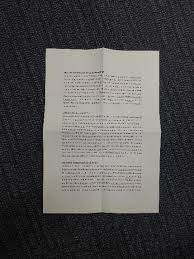
#> input picture DocumentImage/docc.png, 194 x 259 px, given in place of new_6.jpeg, which was not available
$ python pagescan.py
#> lines starting #> are read from the running program, lines starting #| are printed output that depends on the picture; after the words box and inside, x2 and y2 are one past the last pixel; in counts of white or black regions, pixels touching at a corner belong together; pictures that were not available may be replaced by others from this repository, and a replacement may not be noted
from imutils.perspective import four_point_transform
from skimage.filters import threshold_local
import numpy as np
import argparse
import cv2
import imutils
# construct the argument parser and parse the arguments


image = cv2.imread("D:/ReactNative/OpenCvSkewCorrection/DocumentImage/new_6.jpeg")
#> image is the input picture: shape (259, 194, 3); mean B, G, R 80.6, 80.5, 82.3
ratio = image.shape[0] / 500.0
#> ratio = 0.518
orig = image.copy()
image = imutils.resize(image, height = 500)
#> image: shape (500, 374, 3)
# convert the image to grayscale, blur it, and find edges
# in the image
gray = cv2.cvtColor(image, cv2.COLOR_BGR2GRAY)
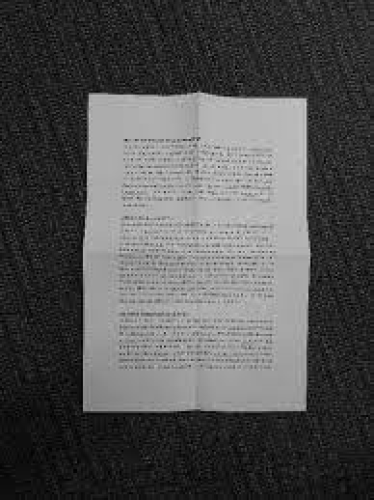
#> gray: shape (500, 374); min 0, max 211, mean 81
gray = cv2.GaussianBlur(gray, (5, 5), 0)
edged = cv2.Canny(gray, 75, 200)
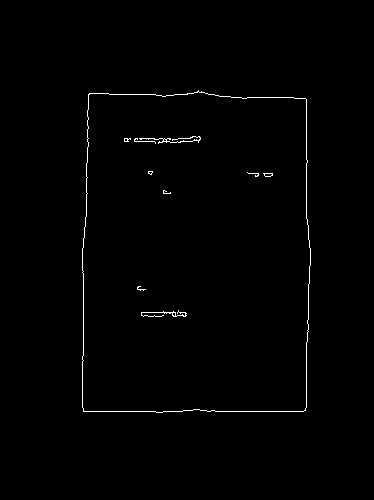
#> edged: shape (500, 374); 0.77% white in thin lines or dots, all inside (x1, y1, x2, y2) = (82, 90, 311, 413)
# show the original image and the edge detected image
print("STEP 1: Edge Detection")
cv2.imshow("Image", image)
cv2.imshow("Edged", edged)
cv2.waitKey(0)
cv2.destroyAllWindows()

cnts = cv2.findContours(edged.copy(), cv2.RETR_LIST, cv2.CHAIN_APPROX_SIMPLE)
#> cnts = 16 contours, 10 with area under 20; largest, box (x1, y1, x2, y2) and area: (82, 90, 311, 413) 70288, (82, 91, 311, 413) 70282, (139, 136, 201, 144) 28, (141, 310, 187, 317) 26, (263, 173, 273, 177) 22, (264, 173, 273, 177) 20
cnts = imutils.grab_contours(cnts)
cnts = sorted(cnts, key = cv2.contourArea, reverse = True)[:5]
#> cnts = 5 contours; box (x1, y1, x2, y2) and area: (82, 90, 311, 413) 70288, (82, 91, 311, 413) 70282, (139, 136, 201, 144) 28, (141, 310, 187, 317) 26, (263, 173, 273, 177) 22
# loop over the contours
for c in cnts:
	# approximate the contour
	peri = cv2.arcLength(c, True)
	approx = cv2.approxPolyDP(c, 0.02 * peri, True)
	# if our approximated contour has four points, then we
	# can assume that we have found our screen
	if len(approx) == 4:
		docCnt = approx
		break
#> this loop made 1 pass
#> (peri, docCnt) on pass 1: (1098.4, [[305, 98], [88, 94], [83, 411], [305, 410]])
# show the contour (outline) of the piece of paper
print("STEP 2: Find contours of paper")
cv2.drawContours(image, [docCnt], -1, (0, 255, 0), 2)
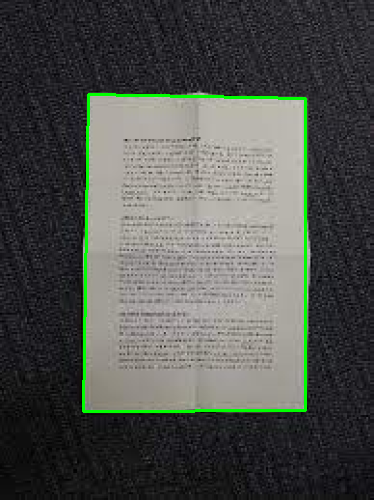
#> image: shape (500, 374, 3); mean B, G, R 78.4, 82.5, 79.9
cv2.imshow("Outline", image)
cv2.waitKey(0)
cv2.destroyAllWindows()


warped = four_point_transform(orig, docCnt.reshape(4, 2) * ratio)
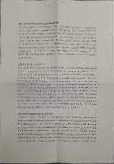
#> warped: shape (164, 114, 3); mean B, G, R 155.6, 161.6, 165.2
# convert the warped image to grayscale, then threshold it
# to give it that 'black and white' paper effect
warped = cv2.cvtColor(warped, cv2.COLOR_BGR2GRAY)
#> warped: shape (164, 114)
T = threshold_local(warped, 11, offset = 10, method = "gaussian")
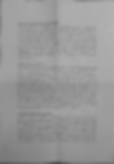
#> T: shape (164, 114) float64; min 76.29, max 179.7, mean 152
warped = (warped > T).astype("uint8") * 255
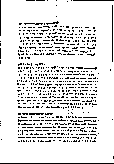
#> warped: shape (164, 114); 88.1% white; black in thin lines or dots
# show the original and scanned images
print("STEP 3: Apply perspective transform")
cv2.imshow("Original", imutils.resize(orig, height = 650))
cv2.imshow("Scanned", imutils.resize(warped, height = 650))
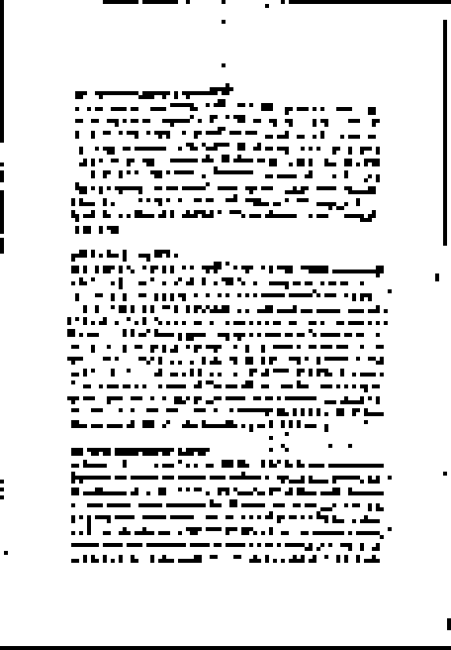
#> window 'Scanned': shape (650, 451); min 0, max 255, mean 224.7
cv2.waitKey(0)
